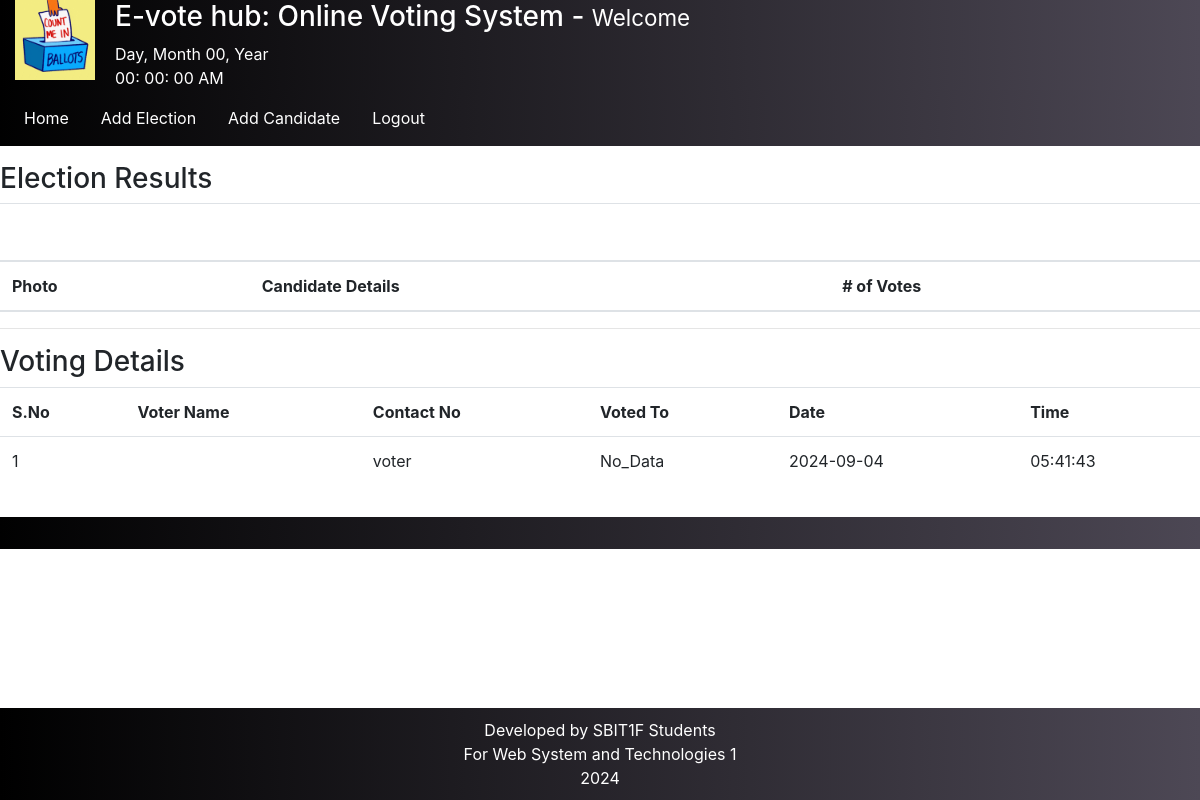
Page /Evotehub/admin/index.php?viewResults=4 (signed in) on the committed database.
### tables this page shows
CREATE TABLE `elections` (
  `id` int(11) NOT NULL,
  `election_topic` varchar(255) DEFAULT NULL,
  `no_of_candidates` int(45) DEFAULT NULL,
  `starting_date` date DEFAULT NULL,
  `ending_date` date DEFAULT NULL,
  `status` varchar(45) DEFAULT NULL,
  `inserted_by` varchar(255) DEFAULT NULL,
  `inserted_on` date DEFAULT NULL
);

CREATE TABLE `votings` (
  `id` int(11) NOT NULL,
  `election_id` int(11) DEFAULT NULL,
  `voters_id` int(11) DEFAULT NULL,
  `candidate_id` int(11) DEFAULT NULL,
  `vote_date` date DEFAULT NULL,
  `vote_time` time DEFAULT NULL
);

CREATE TABLE `users` (
  `id` int(11) NOT NULL,
  `username` varchar(255) DEFAULT NULL,
  `student_no` varchar(255) DEFAULT NULL,
  `password` text DEFAULT NULL,
  `user_role` varchar(45) DEFAULT NULL
);

### Evotehub/admin/INC/viewResults.php (the view, shortened to what this page needs)
<?php
    $election_id = $_GET['viewResults'];
?>
<div class="row my-3">
        <div class="col-12">
            <h3> Election Results </h3>
            <?php
                $fetchingActiveElections = mysqli_query($db, "SELECT * FROM elections WHERE id = '". $election_id ."'") or die(mysqli_error($db));
                $totalActiveElections = mysqli_num_rows($fetchingActiveElections);
                if($totalActiveElections > 0)
                {
                    while($data = mysqli_fetch_assoc($fetchingActiveElections))
                    {
                        $election_id = $data['id'];
                        $election_topic = $data['election_topic'];
                ?>
                        <table class="table">
                            <thead>
                                <tr>
                                    <th colspan="4" class="bg-green text-white"><h5> ELECTION TOPIC: <?php echo strtoupper($election_topic); ?></h5></th>
                                </tr>
                                <tr>
                                    <th> Photo </th>
                                    <th> Candidate Details </th>
                                    <th> # of Votes </th>
                                </tr>
                            </thead>
                        </table>
                <?php
                    }
                }else {
                    echo "No any active election.";
                }
            ?>
            <hr>
            <h3>Voting Details</h3>
            <?php
                $fetchingVoteDetails = mysqli_query($db, "SELECT * FROM votings WHERE election_id = '". $election_id ."'");
                $number_of_votes = mysqli_num_rows($fetchingVoteDetails);
                if($number_of_votes > 0)
                {
                    $sno = 1;
            ?>
                    <table class="table">
                        <tr>
                            <th>S.No</th>
                            <th>Voter Name</th>
                            <th>Contact No</th>
                            <th>Voted To</th>
                            <th>Date </th>
                            <th>Time</th>
                        </tr>
            <?php
                    while($data = mysqli_fetch_assoc($fetchingVoteDetails))
                        {
                            $voters_id = $data['voters_id'];
                            $candidate_id = $data['candidate_id'];
                            $fetchingUsername = mysqli_query($db, "SELECT * FROM users WHERE id = '". $voters_id ."'") or die(mysqli_error($db));
                            $isDataAvailable = mysqli_num_rows($fetchingUsername);
                            $userData = mysqli_fetch_assoc($fetchingUsername);
                            if($isDataAvailable > 0)
                            {
                                $username = $userData['username'];
                                $student_no = $userData['student_no'];
                            }else {
                                $username = "No_Data";
                                $student_no = $userData['student_no'];
                            }
                            $fetchingCandidateName = mysqli_query($db, "SELECT * FROM candidate_details WHERE id = '". $candidate_id ."'") or die(mysqli_error($db));
                            $isDataAvailable = mysqli_num_rows($fetchingCandidateName);
                            $candidateData = mysqli_fetch_assoc($fetchingCandidateName);
                            if($isDataAvailable > 0)
                            {
                                $candidate_name = $candidateData['candidate_name'];
                            }else {
                                $candidate_name = "No_Data";
                            }
                ?>
                            <tr>
                                <td><?php echo $sno++; ?></td>
                                <td><?php echo $username; ?></td>
                                <td><?php echo $student_no; ?></td>
                                <td><?php echo $candidate_name; ?></td>
                                <td><?php echo $data['vote_date']; ?></td>
                                <td><?php echo $data['vote_time']; ?></td>
                            </tr>
                <?php
                        }
                        echo "</table>";
                    }else {
                        echo "No any vote detail is available!";
                    }
                ?>
        </div>
    </div>

### Evotehub/assets/css/style.css (style rules this page uses)
* { margin: 0; padding: 0; }
body { display: flex; flex-direction: column; min-height: 100vh; }

### rows in the picture
votings: users.student_no "voter", candidate_name "No_Data", vote_date "2024-09-04", vote_time "05:41:43"
